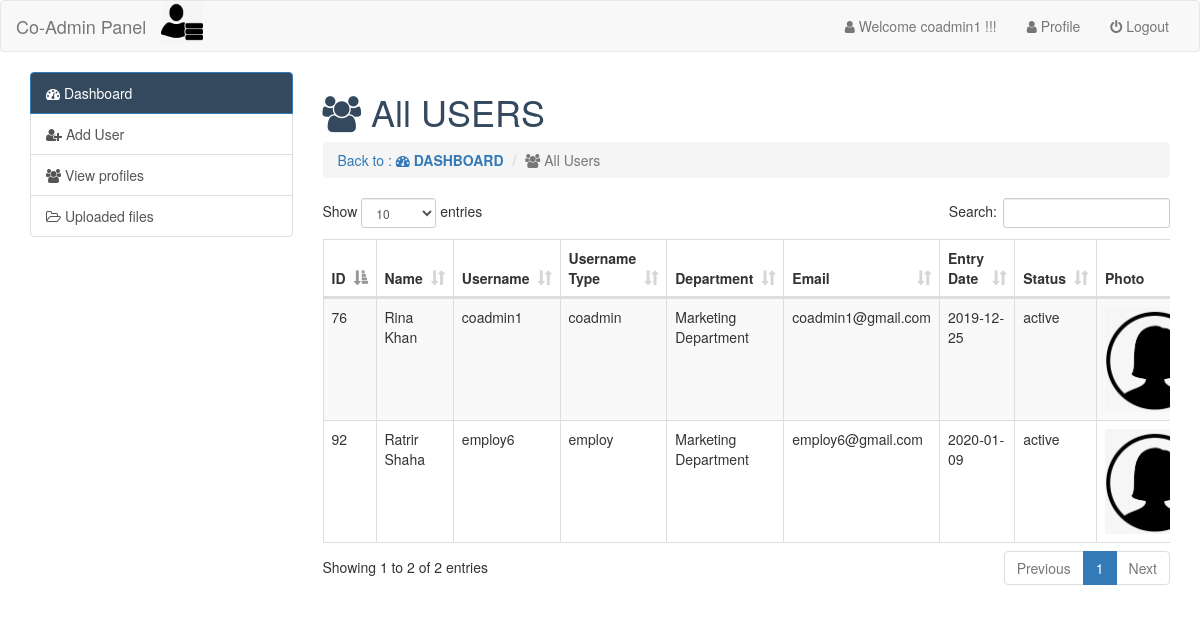
Before: /coadmin/coadmin.php?page=viewprofiles (signed in) with the older database file.
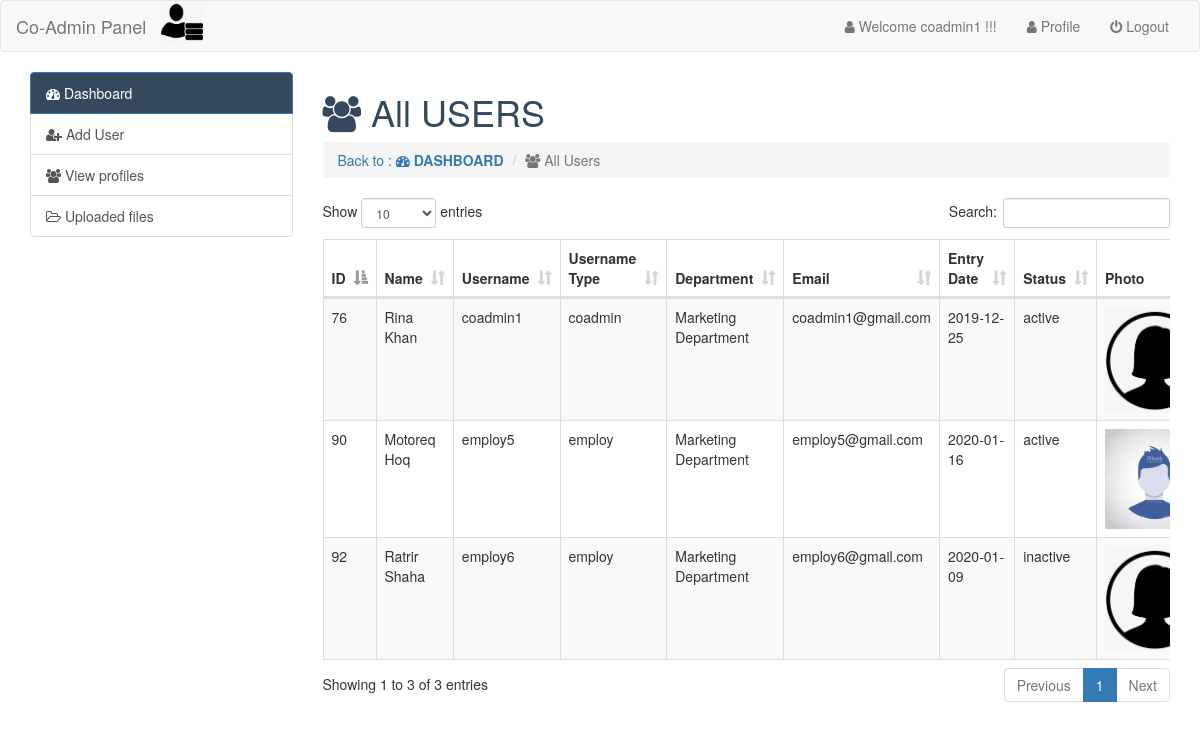
After: the same page with the newer database file.
### tables this page shows
CREATE TABLE `users` (
  `id` int(100) NOT NULL,
  `f_name` varchar(100) NOT NULL,
  `l_name` varchar(100) NOT NULL,
  `username` varchar(100) NOT NULL,
  `password` varchar(100) NOT NULL,
  `user_type` varchar(100) NOT NULL,
  `department` varchar(100) NOT NULL,
  `photo` varchar(200) NOT NULL,
  `email` varchar(100) NOT NULL,
  `gender` varchar(100) NOT NULL,
  `entry_date` date NOT NULL,
  `status` varchar(10) NOT NULL
);

### coadmin/viewprofiles.php (the view, shortened to what this page needs)
<h1 class="text-primary" style="color:#34495e"><i class="fa fa-users"></i> All USERS</h1>
        <ol class="breadcrumb">
          <li><a href="coadmin.php?page=dashboard">Back to : <b><i class="fa fa-dashboard"></i> DASHBOARD</b></a></li>
          <li class="active"><i class="fa fa-users"></i> All Users</li>
        </ol>
                    <div class="table-responsive">
               <table id="data" class="table table-striped table-dark table-hover table-bordered ">
                      <thead>
                        <tr>
                          <th scope="col">ID</th>
                          <th scope="col">Name</th>
                          <th scope="col">Username</th>
                          <th scope="col">Username Type</th>
                          <th scope="col">Department</th>
                          <th scope="col">Email</th>
                          <th scope="col">Entry Date</th>
                          <th scope="col">Status</th>
                          <th scope="col">Photo</th>
                        </tr>
                      </thead>
                      <tbody>
                        <?php
                        require_once '../dbconn.php';
                        $username=$_SESSION['username'];
                        $query="select * from users where username='$username'";
                        $Result=mysqli_query($conn,$query);
                        $arr=mysqli_fetch_assoc($Result);
                        $department=$arr['department'];
                        $db_info=mysqli_query($conn,"SELECT * FROM `users` where department='$department'");
                        while ($row=mysqli_fetch_assoc($db_info)) {
                         ?>
                        <tr>
                          <td><?php echo $row['id']; ?></td>
                          <td><?php echo ucwords($row['f_name']); ?> <?php echo ucwords($row['l_name']); ?>
                          </td>
                          <td><?php echo $row['username']; ?></td>
                          <td><?php echo $row['user_type']; ?></td>
                          <td><?php echo $row['department']; ?></td>
                          <td><?php echo $row['email']; ?></td>
                          <td><?php echo $row['entry_date']; ?></td>
                          <td><?php echo $row['status']; ?></td>
                          <td><img style="width:100px" "height: 100px" src="../images/<?php echo $row['photo']; ?>" alt=""/></td>
                        </tr>
                        <?php
                          }
                        ?>
                      </tbody>
                    </table>
                    </div>

Changed rows visible on the page:
now on this page (row edited): users: id "90", f_name "Motoreq", l_name "Hoq", username "employ5", user_type "employ", department "Marketing Department", email "employ5@gmail.com", entry_date "2020-01-16", status "active", photo (picture)
changed users "Ratrir": status "active" → "inactive"
Other visible differences:
text written by a page script: "Show entries Search: Showing 1 to 2 of 2 entries Previous 1 Next" → "Show entries Search: Showing 1 to 3 of 3 entries Previous 1 Next"
